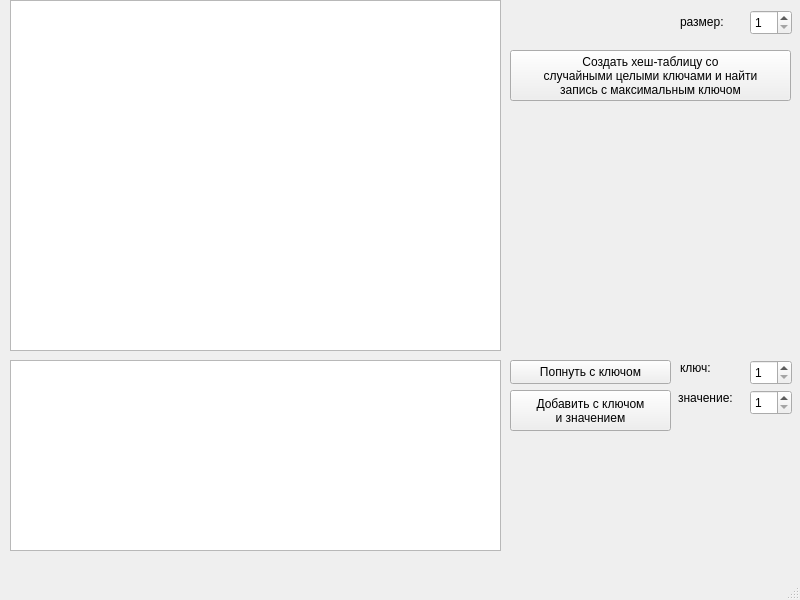
<?xml version="1.0" encoding="UTF-8"?>
<ui version="4.0">
 <class>MainWindow</class>
 <widget class="QMainWindow" name="MainWindow">
  <property name="geometry">
   <rect>
    <x>0</x>
    <y>0</y>
    <width>800</width>
    <height>600</height>
   </rect>
  </property>
  <property name="windowTitle">
   <string>MainWindow</string>
  </property>
  <widget class="QWidget" name="centralwidget">
   <widget class="QPushButton" name="pushButton_create">
    <property name="geometry">
     <rect>
      <x>510</x>
      <y>50</y>
      <width>281</width>
      <height>51</height>
     </rect>
    </property>
    <property name="text">
     <string>Создать хеш-таблицу со 
случайными целыми ключами и найти 
запись с максимальным ключом</string>
    </property>
   </widget>
   <widget class="QSpinBox" name="spinBox">
    <property name="geometry">
     <rect>
      <x>750</x>
      <y>10</y>
      <width>42</width>
      <height>25</height>
     </rect>
    </property>
    <property name="minimum">
     <number>1</number>
    </property>
   </widget>
   <widget class="QTextEdit" name="textEdit">
    <property name="geometry">
     <rect>
      <x>10</x>
      <y>0</y>
      <width>491</width>
      <height>351</height>
     </rect>
    </property>
    <property name="readOnly">
     <bool>true</bool>
    </property>
   </widget>
   <widget class="QTextEdit" name="lineEdit">
    <property name="geometry">
     <rect>
      <x>10</x>
      <y>360</y>
      <width>491</width>
      <height>191</height>
     </rect>
    </property>
    <property name="readOnly">
     <bool>true</bool>
    </property>
   </widget>
   <widget class="QPushButton" name="pushButton">
    <property name="geometry">
     <rect>
      <x>510</x>
      <y>390</y>
      <width>161</width>
      <height>41</height>
     </rect>
    </property>
    <property name="text">
     <string>Добавить с ключом 
и значением</string>
    </property>
   </widget>
   <widget class="QPushButton" name="pushButton_2">
    <property name="geometry">
     <rect>
      <x>510</x>
      <y>360</y>
      <width>161</width>
      <height>24</height>
     </rect>
    </property>
    <property name="text">
     <string>Попнуть с ключом</string>
    </property>
   </widget>
   <widget class="QSpinBox" name="spinBox_key">
    <property name="geometry">
     <rect>
      <x>750</x>
      <y>360</y>
      <width>42</width>
      <height>25</height>
     </rect>
    </property>
    <property name="minimum">
     <number>1</number>
    </property>
   </widget>
   <widget class="QLabel" name="label">
    <property name="geometry">
     <rect>
      <x>680</x>
      <y>10</y>
      <width>61</width>
      <height>23</height>
     </rect>
    </property>
    <property name="text">
     <string>размер:</string>
    </property>
   </widget>
   <widget class="QLabel" name="label_2">
    <property name="geometry">
     <rect>
      <x>680</x>
      <y>360</y>
      <width>49</width>
      <height>16</height>
     </rect>
    </property>
    <property name="text">
     <string>ключ:</string>
    </property>
   </widget>
   <widget class="QSpinBox" name="spinBox_data">
    <property name="geometry">
     <rect>
      <x>750</x>
      <y>390</y>
      <width>42</width>
      <height>25</height>
     </rect>
    </property>
    <property name="minimum">
     <number>1</number>
    </property>
   </widget>
   <widget class="QLabel" name="label_3">
    <property name="geometry">
     <rect>
      <x>678</x>
      <y>390</y>
      <width>71</width>
      <height>16</height>
     </rect>
    </property>
    <property name="text">
     <string>значение:</string>
    </property>
   </widget>
  </widget>
  <widget class="QMenuBar" name="menubar">
   <property name="geometry">
    <rect>
     <x>0</x>
     <y>0</y>
     <width>800</width>
     <height>22</height>
    </rect>
   </property>
  </widget>
  <widget class="QStatusBar" name="statusbar"/>
 </widget>
 <resources/>
 <connections/>
</ui>
